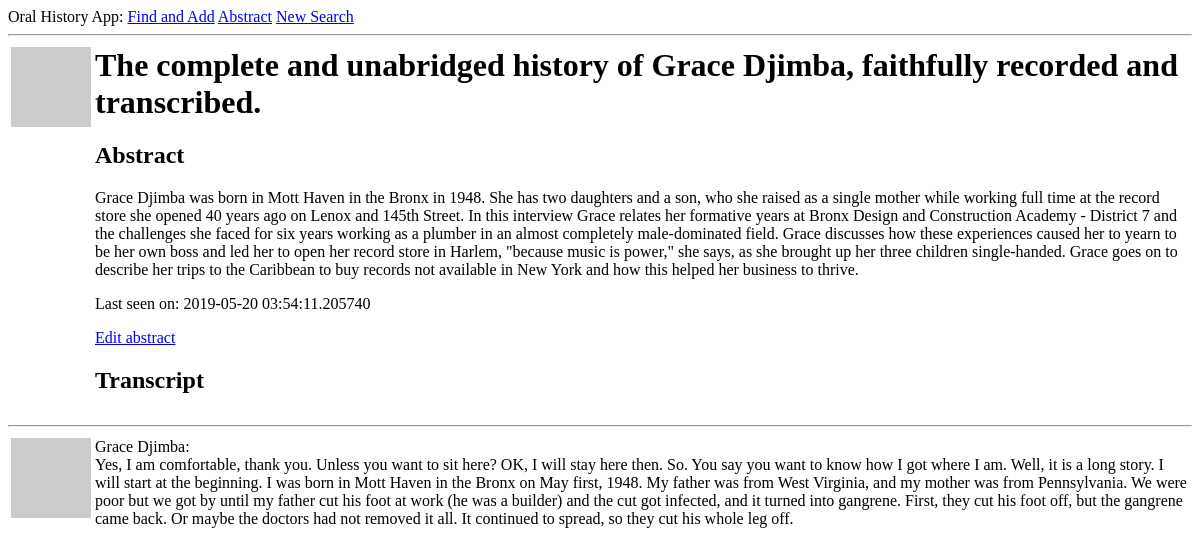
Page /user/Grace Djimba (signed in) on the earlier database version.
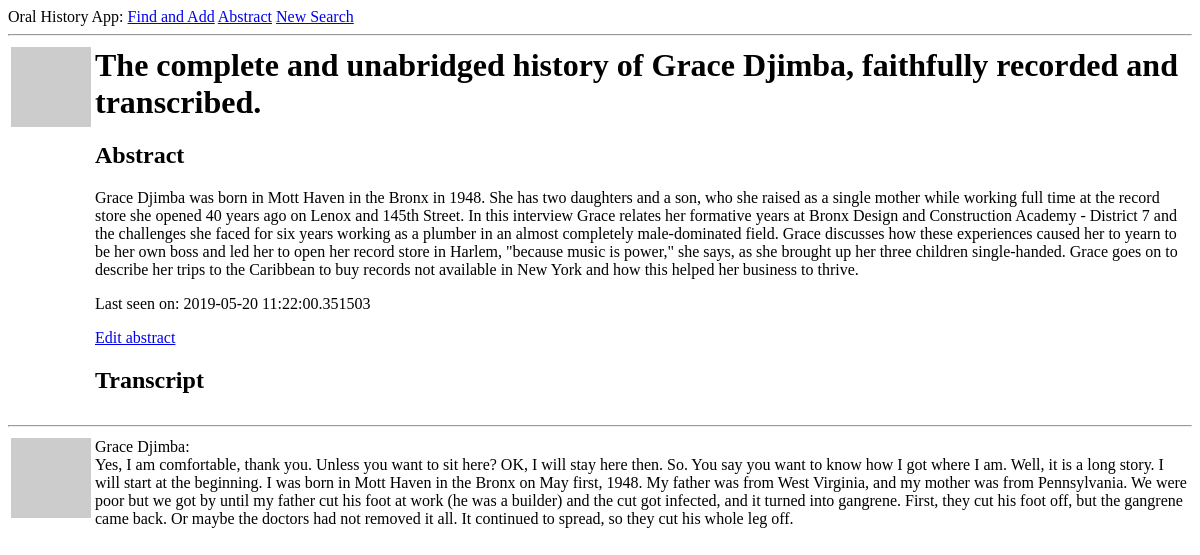
Same page on the later database version.
### app/models.py (models this page shows, shortened)
class User(UserMixin, db.Model):
    id = db.Column(db.Integer, primary_key=True)
    username = db.Column(db.String(64), index=True, unique=True)
    email = db.Column(db.String(120), index=True, unique=True)
    password_hash = db.Column(db.String(128))
    posts = db.relationship('Post', backref='author', lazy='dynamic')
    about_me = db.Column(db.String(3000))
    last_seen = db.Column(db.DateTime, default=datetime.utcnow)
    followed = db.relationship(
        'User', secondary=followers,
        primaryjoin=(followers.c.follower_id == id),
        secondaryjoin=(followers.c.followed_id == id),
        backref=db.backref('followers', lazy='dynamic'), lazy='dynamic')
    def avatar(self, size):
        digest = md5(self.email.lower().encode('utf-8')).hexdigest()
        return 'https://www.gravatar.com/avatar/{}?d=identicon&s={}'.format(
            digest, size)

class Post(db.Model):
    id = db.Column(db.Integer, primary_key=True)
    body = db.Column(db.String(10000))
    timestamp = db.Column(db.DateTime, index=True, default=datetime.utcnow)
    user_id = db.Column(db.Integer, db.ForeignKey('user.id'))

### app/routes.py (the view)
@app.route('/user/<username>')
@login_required
def user(username):
    user = User.query.filter_by(username=username).first_or_404()
    page = request.args.get('page', 1, type=int)
    posts = user.posts.order_by(Post.timestamp.desc()).paginate(
        page, app.config['POSTS_PER_PAGE'], False)
    next_url = url_for('user', username=user.username, page=posts.next_num) \
        if posts.has_next else None
    prev_url = url_for('user', username=user.username, page=posts.prev_num) \
        if posts.has_prev else None
    return render_template('user.html', user=user, posts=posts.items,
                           next_url=next_url, prev_url=prev_url)

### app/models.py (called while the page is built)
@login.user_loader
def load_user(id):
    return User.query.get(int(id))

### app/routes.py (called while the page is built)
@app.before_request
def before_request():
    if current_user.is_authenticated:
        current_user.last_seen = datetime.utcnow()
        db.session.commit()

### app/templates/user.html
{% extends "base.html" %}
{% block content %}
    <table>
        <tr valign="top">
            <td><img src="{{ user.avatar(128) }}"></td>
            <td>
                <h1>The complete and unabridged history of {{ user.username }}, faithfully recorded and transcribed.</h1>
                <h2>Abstract</h2>
                {% if user.about_me %}<p>{{ user.about_me }}</p>{% endif %}
                {% if user.last_seen %}<p>Last seen on: {{ user.last_seen }}</p>{% endif %}
                {% if user == current_user %}
                <p><a href="{{ url_for('edit_profile') }}">Edit abstract</a></p>
                {% elif not current_user.is_following(user) %}
                <p><a href="{{ url_for('follow', username=user.username) }}">Contribute</a></p>
                {% else %}
                <p><a href="{{ url_for('unfollow', username=user.username) }}">Stop contributing</a></p>
                {% endif %}
                <h2>Transcript</h2>
            </td>
        </tr>
    </table>
    <hr>
    {% for post in posts %}
        {% include '_post.html' %}
    {% endfor %}
{% endblock %}

### app/templates/base.html (shortened to what this page needs)
<html>
    <head>
    </head>
    <body>
        <div>
            Oral History App:
            <a href="{{ url_for('index') }}">Find and Add</a>
            {% if current_user.is_anonymous %}
            {% else %}
            <a href="{{ url_for('user', username=current_user.username) }}">Abstract</a>
            <a href="{{ url_for('logout') }}">New Search</a>
            {% endif %}
        </div>
        <hr>
        {% block content %}{% endblock %}
    </body>
</html>

### app/templates/_post.html
<table>
    <tr valign="top">
        <td><img src="{{ post.author.avatar(36) }}"></td>
        <td>{{ post.author.username }}:<br>{{ post.body }}</td>
    </tr>
</table>

Differences in the rows shown:
changed User "Grace Djimba": last_seen "2019-05-20 03:54:11.205740" → "2019-05-20 11:22:00.351503"
